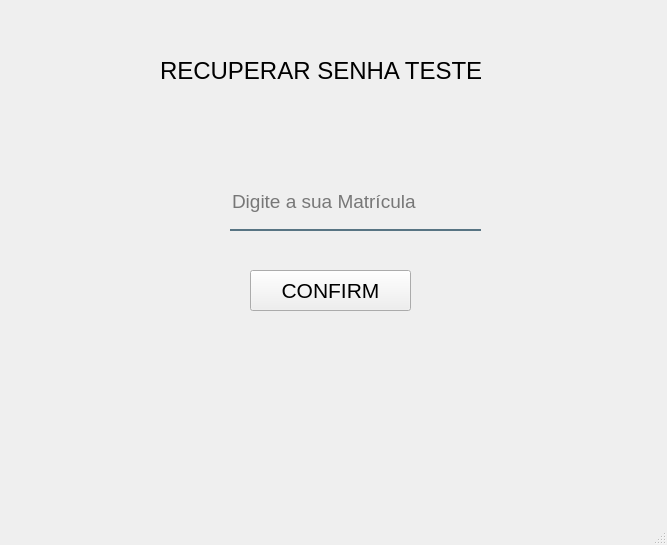
<?xml version="1.0" encoding="UTF-8"?>
<ui version="4.0">
 <class>MainWindow</class>
 <widget class="QMainWindow" name="MainWindow">
  <property name="geometry">
   <rect>
    <x>0</x>
    <y>0</y>
    <width>667</width>
    <height>545</height>
   </rect>
  </property>
  <property name="minimumSize">
   <size>
    <width>331</width>
    <height>545</height>
   </size>
  </property>
  <property name="windowTitle">
   <string>MainWindow</string>
  </property>
  <widget class="QWidget" name="centralwidget">
   <widget class="QLineEdit" name="user_mat_log">
    <property name="geometry">
     <rect>
      <x>230</x>
      <y>180</y>
      <width>251</width>
      <height>51</height>
     </rect>
    </property>
    <property name="font">
     <font>
      <pointsize>14</pointsize>
     </font>
    </property>
    <property name="styleSheet">
     <string notr="true">background-color: rgba(0, 0, 0,0);
border:none;
border-bottom:2px solid rgba(46,82,101,200);
padding-bottom: 7px;
</string>
    </property>
    <property name="placeholderText">
     <string>Digite a sua Matrícula</string>
    </property>
   </widget>
   <widget class="QLabel" name="icon_user">
    <property name="geometry">
     <rect>
      <x>180</x>
      <y>190</y>
      <width>41</width>
      <height>41</height>
     </rect>
    </property>
    <property name="text">
     <string/>
    </property>
    <property name="pixmap">
     <pixmap>Tela_login/user.png</pixmap>
    </property>
   </widget>
   <widget class="QLabel" name="LogIn">
    <property name="geometry">
     <rect>
      <x>160</x>
      <y>40</y>
      <width>371</width>
      <height>61</height>
     </rect>
    </property>
    <property name="font">
     <font>
      <pointsize>18</pointsize>
     </font>
    </property>
    <property name="text">
     <string>RECUPERAR SENHA TESTE</string>
    </property>
   </widget>
   <widget class="QPushButton" name="resetConfirm">
    <property name="geometry">
     <rect>
      <x>250</x>
      <y>270</y>
      <width>161</width>
      <height>41</height>
     </rect>
    </property>
    <property name="font">
     <font>
      <family>Ubuntu</family>
      <pointsize>16</pointsize>
     </font>
    </property>
    <property name="styleSheet">
     <string notr="true">QPushButtom#loginButton{
	background-color: qlineargradient(spread:pad, x1:0, y1:0.505682, x2:1, y2:0.477, stop:0 rgba(11, 131, 230, 219), stop:1 rgba(85, 81, 84, 226));
	color:rgba(255,255,255,210);
	border-radius: 5px; 

}

QPushButtom#loginButton:hover{
	background-color: qlineargradient(spread:pad, x1:0, y1:0.505682, x2:1, y2:0.477, stop:0 rgba(150, 123, 111, 219), stop:1 rgba(85, 81, 84, 226));
}

QPushButtom#loginButton:pressed{
	padding-left:5px;	
	padding-top:5px;
	background-color:rgba(150, 123, 111, 255);
}</string>
    </property>
    <property name="text">
     <string>CONFIRM</string>
    </property>
   </widget>
   <widget class="QLabel" name="error_txt">
    <property name="geometry">
     <rect>
      <x>180</x>
      <y>330</y>
      <width>311</width>
      <height>51</height>
     </rect>
    </property>
    <property name="font">
     <font>
      <pointsize>14</pointsize>
     </font>
    </property>
    <property name="styleSheet">
     <string notr="true">color: rgb(255, 0, 0);</string>
    </property>
    <property name="text">
     <string/>
    </property>
   </widget>
  </widget>
  <widget class="QMenuBar" name="menubar">
   <property name="geometry">
    <rect>
     <x>0</x>
     <y>0</y>
     <width>667</width>
     <height>26</height>
    </rect>
   </property>
  </widget>
  <widget class="QStatusBar" name="statusbar"/>
 </widget>
 <resources/>
 <connections/>
</ui>
